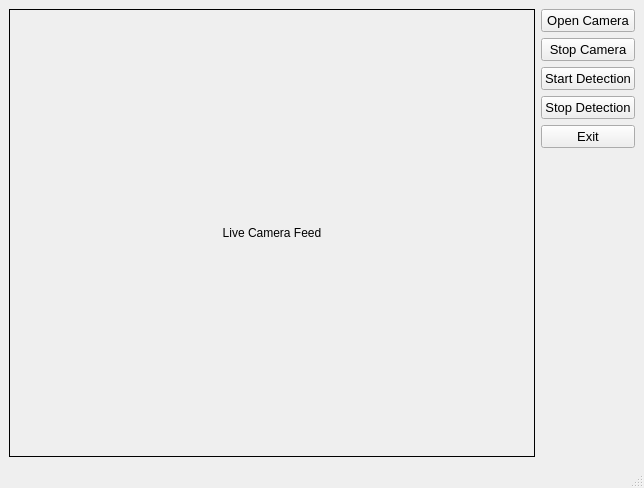
<?xml version="1.0" encoding="UTF-8"?>
<ui version="4.0">
 <class>MainWindow</class>
 <widget class="QMainWindow" name="MainWindow">
  <property name="geometry">
   <rect>
    <x>0</x>
    <y>0</y>
    <width>644</width>
    <height>488</height>
   </rect>
  </property>
  <property name="windowTitle">
   <string>MainWindow</string>
  </property>
  <widget class="QWidget" name="centralwidget">
   <layout class="QHBoxLayout" name="horizontalLayout">
    <item>
     <widget class="QLabel" name="imgLabel">
      <property name="sizePolicy">
       <sizepolicy hsizetype="Expanding" vsizetype="Preferred">
        <horstretch>0</horstretch>
        <verstretch>0</verstretch>
       </sizepolicy>
      </property>
      <property name="frameShape">
       <enum>QFrame::Box</enum>
      </property>
      <property name="text">
       <string>Live Camera Feed</string>
      </property>
      <property name="alignment">
       <set>Qt::AlignCenter</set>
      </property>
     </widget>
    </item>
    <item>
     <layout class="QVBoxLayout" name="verticalLayout">
      <item>
       <widget class="QPushButton" name="openCameraButton">
        <property name="sizePolicy">
         <sizepolicy hsizetype="Minimum" vsizetype="Maximum">
          <horstretch>0</horstretch>
          <verstretch>0</verstretch>
         </sizepolicy>
        </property>
        <property name="font">
         <font>
          <pointsize>10</pointsize>
         </font>
        </property>
        <property name="text">
         <string>Open Camera</string>
        </property>
       </widget>
      </item>
      <item>
       <widget class="QPushButton" name="stopCameraButton">
        <property name="font">
         <font>
          <pointsize>10</pointsize>
         </font>
        </property>
        <property name="text">
         <string>Stop Camera</string>
        </property>
       </widget>
      </item>
      <item>
       <widget class="QPushButton" name="startDetectionButton">
        <property name="sizePolicy">
         <sizepolicy hsizetype="Minimum" vsizetype="Fixed">
          <horstretch>0</horstretch>
          <verstretch>0</verstretch>
         </sizepolicy>
        </property>
        <property name="font">
         <font>
          <pointsize>10</pointsize>
         </font>
        </property>
        <property name="text">
         <string>Start Detection</string>
        </property>
       </widget>
      </item>
      <item>
       <widget class="QPushButton" name="stopDetectionButton">
        <property name="font">
         <font>
          <pointsize>10</pointsize>
         </font>
        </property>
        <property name="text">
         <string>Stop Detection</string>
        </property>
       </widget>
      </item>
      <item>
       <widget class="QPushButton" name="exitButton">
        <property name="sizePolicy">
         <sizepolicy hsizetype="Minimum" vsizetype="Maximum">
          <horstretch>0</horstretch>
          <verstretch>0</verstretch>
         </sizepolicy>
        </property>
        <property name="font">
         <font>
          <pointsize>10</pointsize>
         </font>
        </property>
        <property name="text">
         <string>Exit</string>
        </property>
       </widget>
      </item>
      <item>
       <spacer name="verticalSpacer">
        <property name="orientation">
         <enum>Qt::Vertical</enum>
        </property>
        <property name="sizeHint" stdset="0">
         <size>
          <width>20</width>
          <height>40</height>
         </size>
        </property>
       </spacer>
      </item>
     </layout>
    </item>
   </layout>
  </widget>
  <widget class="QStatusBar" name="statusbar"/>
 </widget>
 <resources/>
 <connections/>
</ui>
